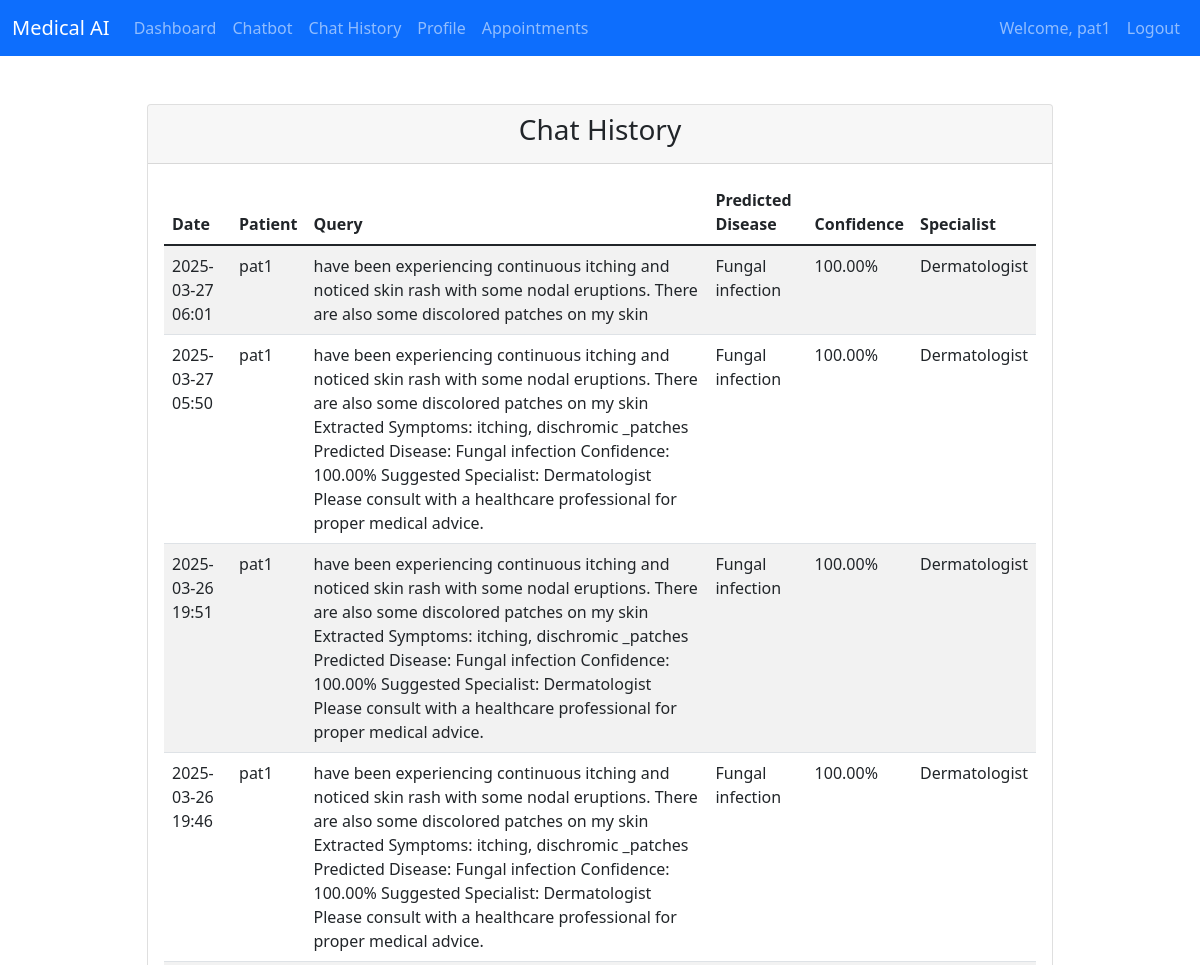
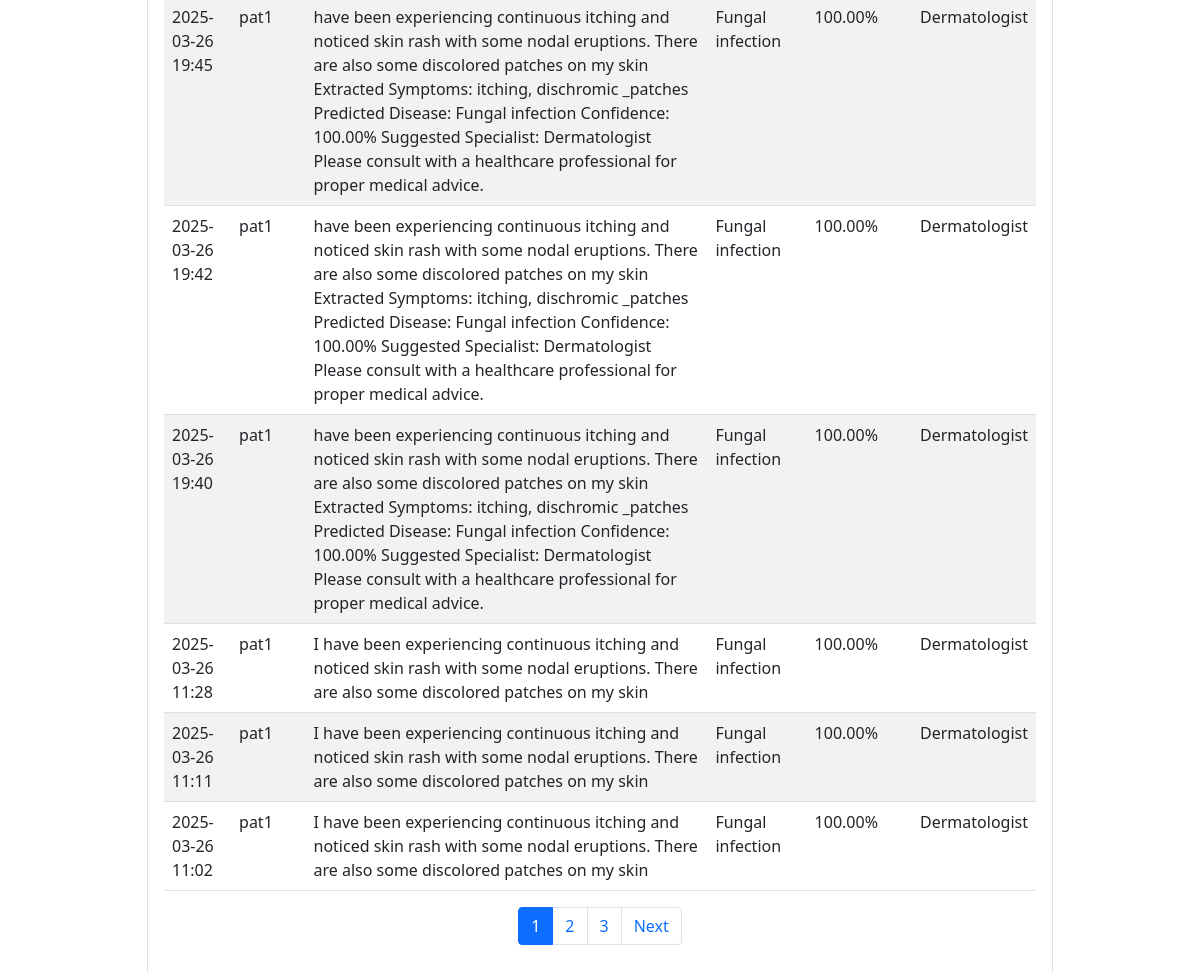
Page /chatbot/chat/history/ (signed in) on the earlier database version (2 pictures, top to bottom).
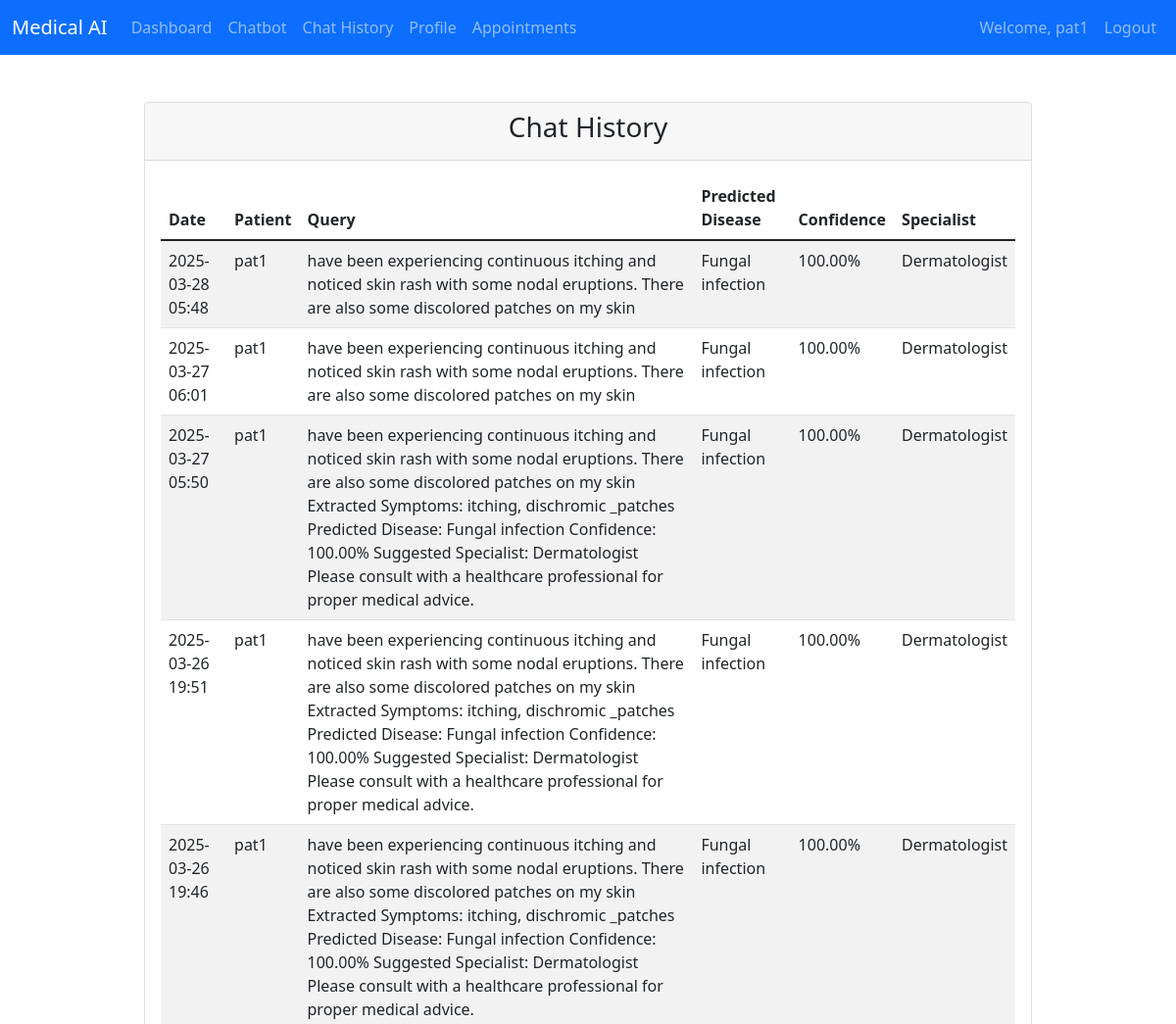
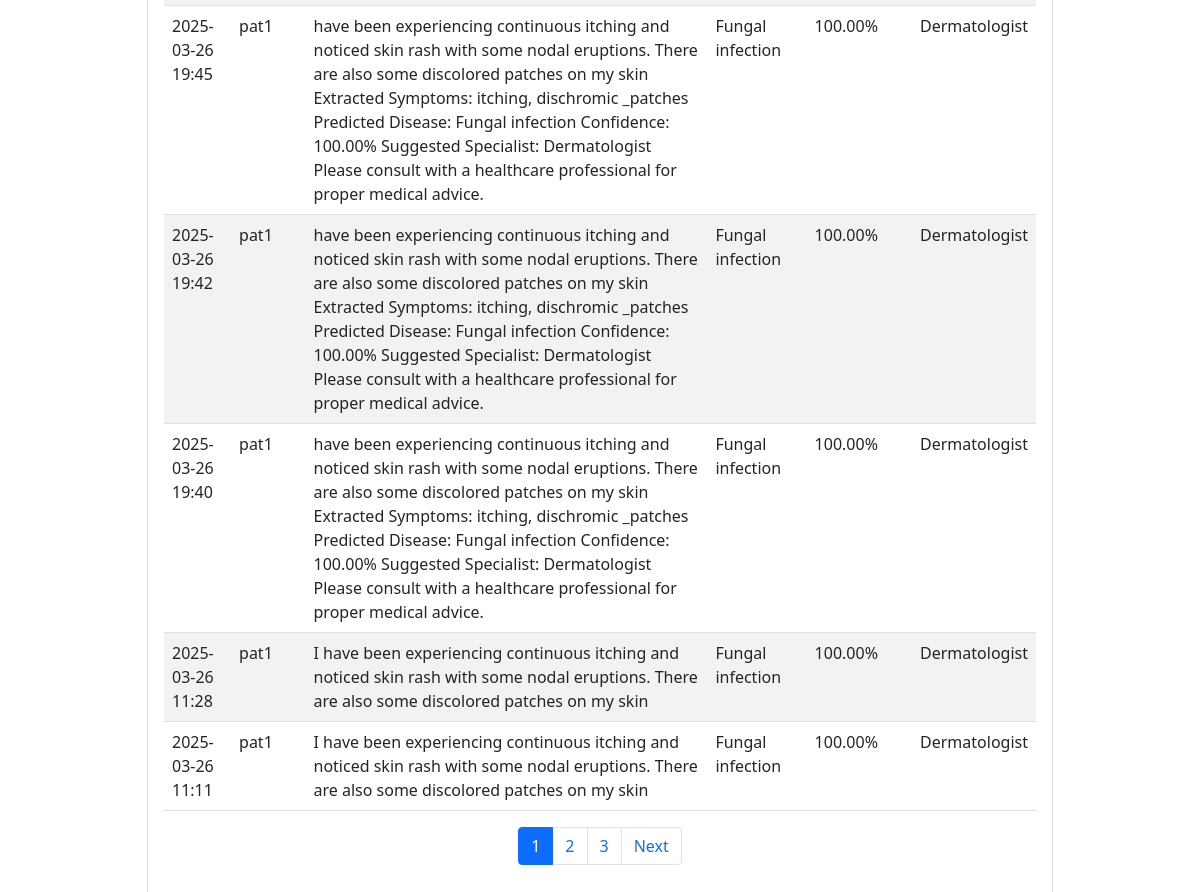
Same page on the later database version (2 pictures, top to bottom).
### chatbot/models.py (models this page shows, shortened)
class ChatbotQuery(models.Model):
    patient = models.ForeignKey(Patient, on_delete=models.CASCADE)
    query = models.TextField()
    response = models.TextField()
    disease_predicted = models.CharField(max_length=100, null=True, blank=True)
    confidence_score = models.FloatField(null=True, blank=True)
    specialist_suggested = models.CharField(max_length=100, null=True, blank=True)
    created_at = models.DateTimeField(auto_now_add=True)
    class Meta:
        ordering = ['-created_at']

### patients/models.py (models this page shows, shortened)
class Patient(models.Model):
    user = models.OneToOneField(CustomUser, on_delete=models.CASCADE, related_name='patient')
    full_name = models.CharField(max_length=100)
    dob = models.DateField()
    age = models.IntegerField(null=True, blank=True)
    gender = models.CharField(
        max_length=6,
        choices=[('male', 'Male'), ('female', 'Female'), ('other', 'Other')],
        default='other'
    )
    contact_number = models.CharField(max_length=20)
    email = models.EmailField()
    address = models.TextField(null=True, blank=True)
    city = models.CharField(max_length=100, null=True, blank=True)
    state = models.CharField(max_length=100, null=True, blank=True)
    pincode = models.CharField(max_length=10, null=True, blank=True)
    blood_group = models.CharField(
        max_length=3,
        choices=[
            ('A+', 'A+'), ('A-', 'A-'),
            ('B+', 'B+'), ('B-', 'B-'),
            ('AB+', 'AB+'), ('AB-', 'AB-'),
            ('O+', 'O+'), ('O-', 'O-')
        ],
        null=True, blank=True, default='N/A'
    )
    height = models.DecimalField(
        max_digits=5,
        decimal_places=2,
        null=True,
        blank=True,
        validators=[MinValueValidator(0)]
    )
    weight = models.DecimalField(
        max_digits=5,
        decimal_places=2,
        null=True,
        blank=True,
        validators=[MinValueValidator(0)]
    )
    emergency_contact_name = models.CharField(max_length=100, null=True, blank=True)
    emergency_contact_relation = models.CharField(max_length=50, null=True, blank=True)
    emergency_contact_number = models.CharField(max_length=20, null=True, blank=True)
    medical_history = models.JSONField(
        null=True,
        blank=True,
        default=dict,
        help_text='Store medical conditions, surgeries, and medications in JSON format'
    )
    allergies = models.JSONField(
        null=True,
        blank=True,
        default=dict,
        help_text='Store food, medication, and environmental allergies in JSON format'
    )
    is_profile_complete = models.BooleanField(default=False)
    created_at = models.DateTimeField(auto_now_add=True)
    updated_at = models.DateTimeField(auto_now=True)
    class Meta:
        ordering = ['-created_at']
        verbose_name = 'Patient'
        verbose_name_plural = 'Patients'

### chatbot/views.py (the view)
# urls.py: path('chat/history/', views.chat_history, name='chat_history'),
@login_required
def chat_history(request):
    if not hasattr(request.user, 'patient'):
        return redirect('patient_profile_setup')
    queries = ChatbotQuery.objects.filter(patient=request.user.patient).order_by('-created_at')
    paginator = Paginator(queries, 10)
    page_number = request.GET.get('page')
    page_obj = paginator.get_page(page_number)
    return render(request, 'chatbot/chat_history.html', {
        'page_obj': page_obj
    })

### chatbot/templates/chatbot/chat_history.html (shortened to what this page needs)
{% extends 'base.html' %}
{% block content %}
<div class="container mt-5">
    <div class="row justify-content-center">
        <div class="col-md-10">
            <div class="card">
                <div class="card-header">
                    <h3 class="text-center">Chat History</h3>
                </div>
                <div class="card-body">
                    <div class="table-responsive">
                        <table class="table table-striped">
                            <thead>
                                <tr>
                                    <th>Date</th>
                                    <th>Patient</th>
                                    <th>Query</th>
                                    <th>Predicted Disease</th>
                                    <th>Confidence</th>
                                    <th>Specialist</th>
                                </tr>
                            </thead>
                            <tbody>
                                {% for query in page_obj %}
                                <tr>
                                    <td>{{ query.created_at|date:"Y-m-d H:i" }}</td>
                                    <td>{{ query.patient.full_name }}</td>
                                    <td>{{ query.query }}</td>
                                    <td>{{ query.disease_predicted }}</td>
                                    <td>{{ query.confidence_score|floatformat:2 }}%</td>
                                    <td>{{ query.specialist_suggested }}</td>
                                </tr>
                                {% endfor %}
                            </tbody>
                        </table>
                        {% if page_obj.paginator.num_pages > 1 %}
                        <nav aria-label="Page navigation">
                            <ul class="pagination justify-content-center">
                                {% for num in page_obj.paginator.page_range %}
                                <li class="page-item {% if page_obj.number == num %}active{% endif %}">
                                    <a class="page-link" href="?page={{ num }}">{{ num }}</a>
                                </li>
                                {% endfor %}
                                {% if page_obj.has_next %}
                                <li class="page-item"><a class="page-link" href="?page={{ page_obj.next_page_number }}">Next</a></li>
                                {% endif %}
                            </ul>
                        </nav>
                        {% endif %}
                    </div>
                </div>
            </div>
        </div>
    </div>
</div>
{% endblock %}

Differences in the rows shown:
no longer on this page (row unchanged): ChatbotQuery: created_at "2025-03-26 11:02", patient.full_name "pat1", query "I have been experiencing continuous itching and noticed skin rash with some nodal eruptions. There are also some discolored patches on my skin", disease_predicted "Fungal infection", confidence_score "100.00", specialist_suggested "Dermatologist"
added ChatbotQuery: created_at "2025-03-28 05:48", patient.full_name "pat1", query "have been experiencing continuous itching and noticed skin rash with some nodal eruptions. There are also some discolored patches on my skin", disease_predicted "Fungal infection", confidence_score "100.00", specialist_suggested "Dermatologist"
